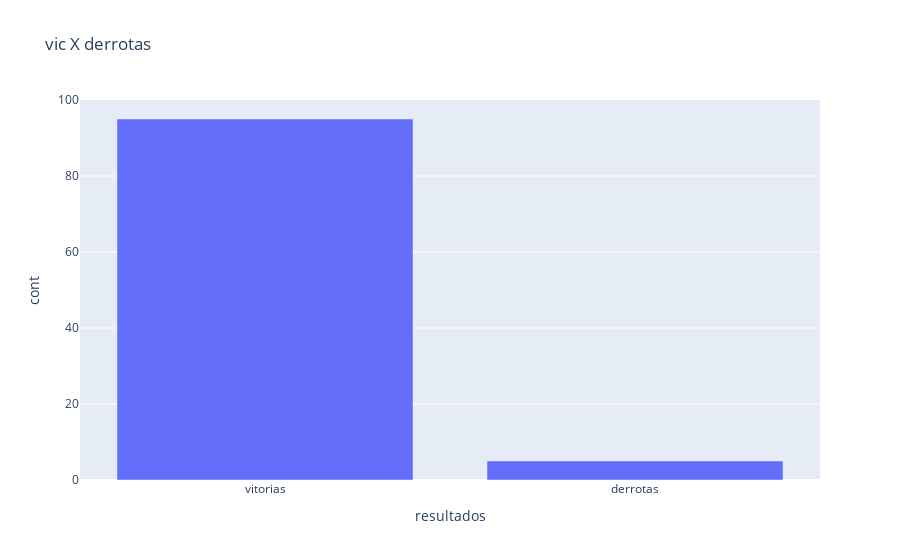

Notebook cell for this chart:
### Code cell
jogo = JogoDeForca()
jogador = Jogador(jogo)
jogador.jogadas(jogadas=100)
jogador.graficos()
jogador.exibir_erros()

### Figure 1 — Plotly figure (JSON) as saved in the notebook; plotly's stock layout.template omitted (floating-point values rounded to 4 significant figures)
{"data": [{"type": "bar", "x": ["vitorias", "derrotas"], "y": [95, 5]}], "layout": {"title": {"text": "vic X derrotas"}, "xaxis": {"title": {"text": "resultados"}}, "yaxis": {"title": {"text": "cont"}}}}
